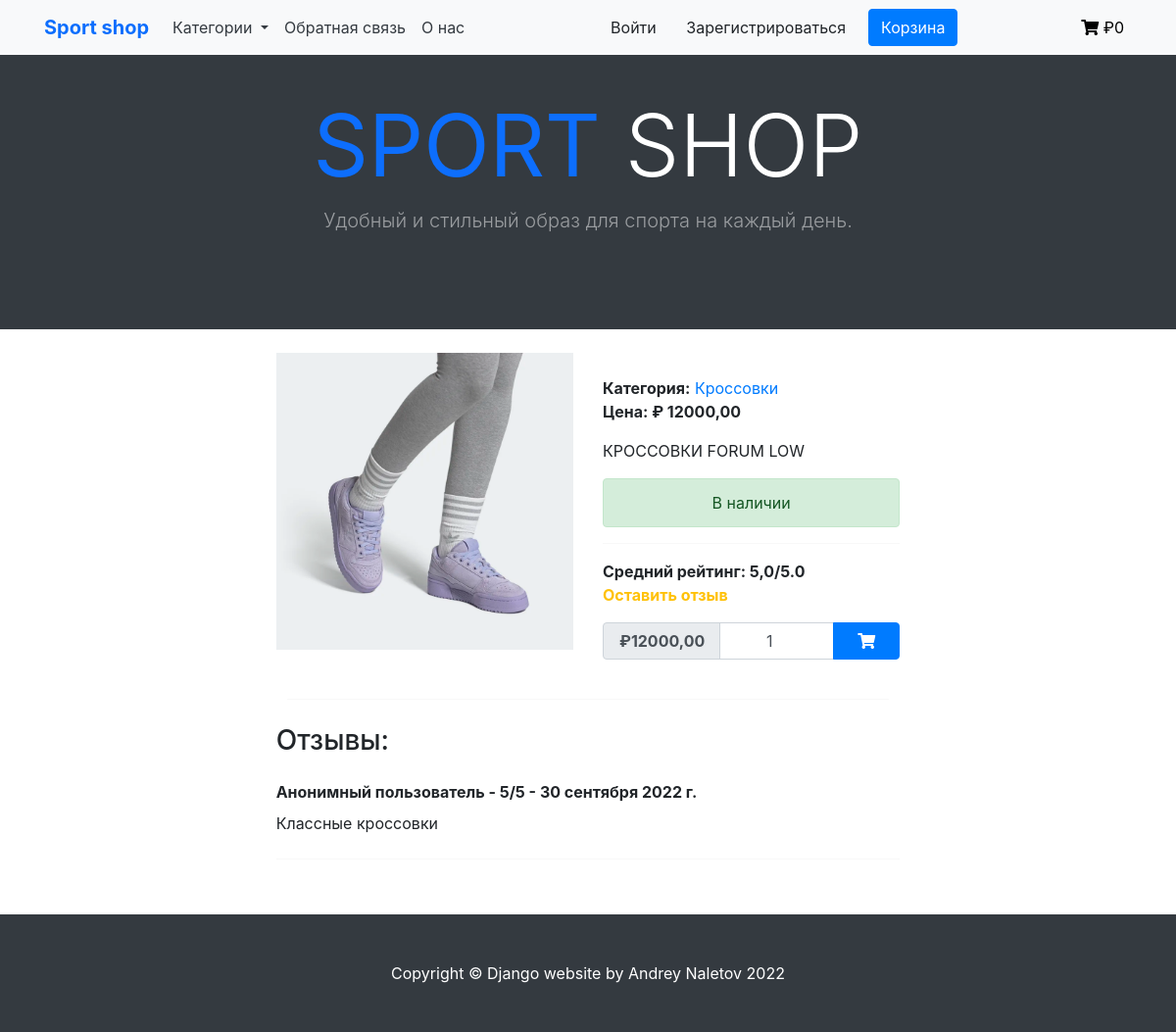
The app's page /category/krossovki/krosy1234 with its own data.
### shop/models.py (models this page shows, shortened)
class Product(models.Model):
    category = models.ForeignKey(Category, verbose_name='Категория', on_delete=models.CASCADE)
    title = models.CharField(max_length=255, verbose_name='Наименование')
    slug = models.SlugField(unique=True)
    image = models.ImageField(verbose_name='Изображение')
    description = models.TextField(verbose_name='Описание', null=True)
    price = models.DecimalField(max_digits=9, decimal_places=2, verbose_name='Цена')
    available = models.BooleanField(default=True)
    class Meta:
        verbose_name = 'Товары'  # отображение названия в админке
        verbose_name_plural = 'Товары'  # отображение названия в админке
        ordering = ('title',)
    def get_average_review_score(self):
        average_score = 0.0
        if self.reviews.count() > 0:
            total_score = sum([review.rating for review in self.reviews.all()])
            average_score = total_score / self.reviews.count()
        return round(average_score, 1)

class Category(models.Model):
    name = models.CharField(max_length=255, verbose_name='Имя категории')
    slug = models.SlugField(unique=True)
    class Meta:
        ordering = ('name',)  # сортировка применяется и в отображении в админке и в шаблонах
        verbose_name = 'Категории'
        verbose_name_plural = 'Категории'
    def __str__(self):
        return self.name
    def get_absolute_url(self):
        return reverse('shop:product_list_by_category', args=[self.slug])

class Review(models.Model):
    product = models.ForeignKey(Product, related_name='reviews', on_delete=models.CASCADE)
    author = models.CharField(max_length=50)
    rating = models.IntegerField(validators=[MinValueValidator(1), MaxValueValidator(5)])
    text = models.TextField(blank=True)
    created = models.DateTimeField(auto_now_add=True)
    class Meta:
        ordering = ('-created', )

### shop/views.py (the view, shortened to what this page needs)
# urls.py: path('category/<slug:category_slug>/<slug:slug>', ProductDetailView.as_view(), name='product_detail'),
class ProductDetailView(DataMixin, DetailView):
    model = Product
    context_object_name = 'product'
    template_name = 'shop/product/detail.html'
    def get_context_data(self, **kwargs):
        context = super().get_context_data(**kwargs)
        context['category'] = get_object_or_404(Category, slug=self.kwargs['category_slug'])
        context['review_form'] = ReviewForm()
        context['cart_product_form'] = CartAddProductForm()
        context = self.get_user_context(**context)
        return context

### shop/forms.py
class ReviewForm(forms.ModelForm):
    class Meta:
        model = Review
        fields = ['text', 'rating']
        widgets = {
            'text': forms.Textarea(
                attrs={'class': 'form-control shadow px-2',
                       'rows': 6
                       }
            ),
            'rating': forms.RadioSelect
        }

### cart/forms.py
class CartAddProductForm(forms.Form):
    quantity = forms.IntegerField(
        min_value=1,
        widget=NumberInput(attrs={
            'class': 'form-control text-center px-3',
            'value': 1
        })
    )

### cart/context_processors.py (called while the page is built)
def cart(request):
    cart = get_cart(request)
    cart_total_price = sum(Decimal(item['price']) * item['quantity'] for item in cart.values())
    return {
        'cart_total_price': cart_total_price
    }

### cart/views.py (called while the page is built)
def get_cart(request):
    cart = request.session.get(settings.CART_ID)
    if not cart:
        cart = request.session[settings.CART_ID] = {}
    return cart

### shop/context_processors.py (called while the page is built)
def shop(request):
    categories = Category.objects.all()
    return {'categories': categories}

### shop/utils.py (called while the page is built)
    def get_user_context(self, **kwargs):
        context = kwargs
        categories = Category.objects.all()
        context['categories'] = categories
        return context

### shop/templates/shop/product/detail.html (shortened to what this page needs)
{% extends "shop/base.html" %}
{% load static %}
{% block content %}
    <br>
    <div class="card shadow-custom border-0 col-lg-8 mx-auto">
        <div class="row justify-content-center">
            <div class="col-lg-6">
                <img src="{{ product.image.url }}" alt="" class="img-fluid rounded-0">
            </div>
            <div class="col-lg-6">
                <div class="top">
                    <div>
                        <span class="font-weight-bold text-grey">Категория:</span>
                        <a href="{{ product.category.get_absolute_url }}"> {{ product.category }}</a>
                    </div>
                    <div>
                        <span class="font-weight-bold text-grey">Цена: <span class="price">₽ {{ product.price }}</span></span>
                    </div>
                </div>
                <div class="mt-3">
                    {{ product.description }}
                </div>
                {% if product.available %}
                    <div class="alert alert-success my-3 text-center">В наличии</div>
                {% else %}
                    <div class="alert alert-danger my-3 text-center">Временно недоступен</div>
                {% endif %}
                <hr>
                <div class="review">
                    <span class="font-weight-bold text-grey">Средний рейтинг: {{ product.get_average_review_score }}/5.0</span>
                    <div class="mb-3 font-weight-bold">
                        <a href="" class="text-warning" data-toggle="modal" data-target="#myModal">Оставить отзыв</a>
                    </div>
                </div>
                <div class="mb-4">
                    <form action="{% url 'cart:cart_add' product.id %}" method="post">
                        <span class="input-group add-to-cart shadow-custom">
                            <div class="input-group-prepend">
                                <span class="input-group-text font-weight-bold px-3 price">₽{{ product.price }}</span>
                            </div>
                            {{ cart_product_form.quantity }}
                            <div class="input-group-append">
                                <button class="btn btn-primary px-4 reduce_padding" type="submit" data-toggle="tooltip" data-placement="top" title="Add to cart">
                                    <i class="fas fa-shopping-cart"></i>
                                </button>
                            </div>
                        </span>
                    </form>
                </div>
            </div>
        </div>
    </div>
    <hr class="col-7 mx-auto">
    <div class="card shadow-custom border-0 col-lg-8 mx-auto mb-3">
        <h3 class="py-2 text-grey">Отзывы:</h3>
        {% for review in product.reviews.all %}
            <span class="font-weight-bold py-2 text-grey">{{ review.author }} - {{ review.rating }}/5 - {{ review.created|date }}</span>
            <span class="text-justify pb-2">{{ review.text }}</span>
            <hr>
        {% empty %}
            <span class="pb-2">Пока нет отзывов</span>
        {% endfor %}
    </div>
{% endblock %}

### shop/static/shop/css/base.css (style rules this page uses)
body { margin:0; padding:0; font-family:helvetica, sans-serif; }
h1, h2, h3, h4, h5 , h6 { font-family: 'Ubuntu', sans-serif; font-weight:normal; }
a { text-decoration:none; color:#5993bb; }

### records on screen
Product: image (picture), category "Кроссовки", price "12000,00", description "КРОССОВКИ FORUM LOW", get_average_review_score "5,0"
Review: author "Анонимный пользователь", rating "5", created "30 сентября 2022 г.", text "Классные кроссовки"

### other values on screen
{{ cart_total_price }} "0"
